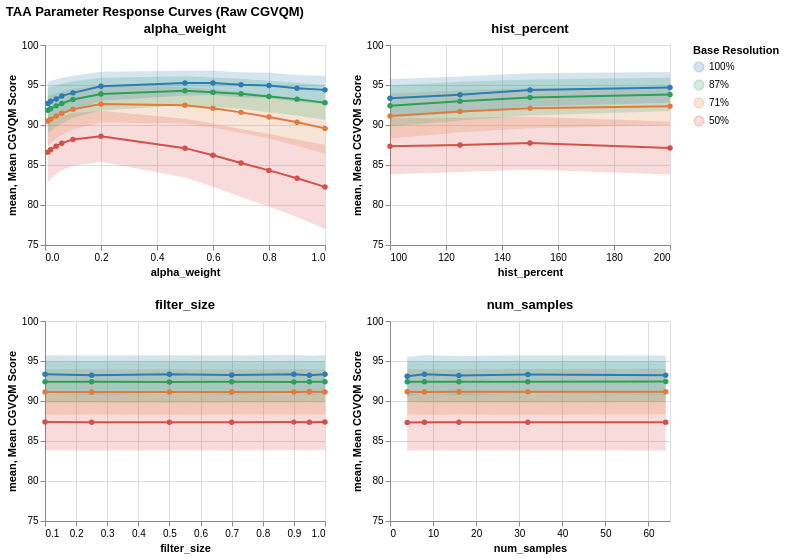

Here is the notebook cell this chart was saved with:
### Code cell
agg = df.groupby(['parameter', 'resolution', 'value'])['score'].agg(['mean', 'std', 'count']).reset_index()
agg['ci95'] = 1.96 * (agg['std'] / np.sqrt(agg['count']))
agg['resolution'] = agg['resolution'].astype(str) + '%'

y_min = (agg['mean'] - agg['ci95']).min() - 2
y_max = 100
y_scale = alt.Scale(domain=[y_min, y_max])

res_order = ['100%', '87%', '71%', '50%']
res_colors = ['#2a7db5', '#2ca05a', '#e07b3d', '#d4504a']
color_scale = alt.Scale(domain=res_order, range=res_colors)

charts = []
for param in PARAMS:
    sub = agg[agg['parameter'] == param]
    band = alt.Chart(sub).mark_errorband(opacity=0.2).encode(
        x=alt.X('value:Q', title=param),
        y=alt.Y('mean:Q', scale=y_scale),
        yError='ci95:Q',
        color=alt.Color('resolution:N', scale=color_scale, sort=res_order)
    )
    line = alt.Chart(sub).mark_line(point=True).encode(
        x=alt.X('value:Q', title=param),
        y=alt.Y('mean:Q', title='Mean CGVQM Score', scale=y_scale),
        color=alt.Color('resolution:N', title='Base Resolution', scale=color_scale, sort=res_order),
        tooltip=['resolution', 'value', alt.Tooltip('mean:Q', format='.3f'), alt.Tooltip('ci95:Q', format='.3f')]
    )
    charts.append((band + line).properties(title=f'{param}', width=280, height=200))

alt.vconcat(*[alt.hconcat(*charts[:2]), alt.hconcat(*charts[2:])]).resolve_scale(color='shared').properties(
    title='TAA Parameter Response Curves (Raw CGVQM)'
)

### Figure 1 — Vega-Lite specification as saved in the notebook (floating-point values rounded to 4 significant figures)
{"config": {"view": {"continuousWidth": 300, "continuousHeight": 300}}, "vconcat": [{"hconcat": [{"layer": [{"mark": {"type": "errorband", "opacity": 0.2}, "encoding": {"color": {"field": "resolution", "scale": {"domain": ["100%", "87%", "71%", "50%"], "range": ["#2a7db5", "#2ca05a", "#e07b3d", "#d4504a"]}, "sort": ["100%", "87%", "71%", "50%"], "type": "nominal"}, "x": {"field": "value", "title": "alpha_weight", "type": "quantitative"}, "y": {"field": "mean", "scale": {"domain": [75.0, 100]}, "type": "quantitative"}, "yError": {"field": "ci95"}}}, {"mark": {"type": "line", "point": true}, "encoding": {"color": {"field": "resolution", "scale": {"domain": ["100%", "87%", "71%", "50%"], "range": ["#2a7db5", "#2ca05a", "#e07b3d", "#d4504a"]}, "sort": ["100%", "87%", "71%", "50%"], "title": "Base Resolution", "type": "nominal"}, "tooltip": [{"field": "resolution", "type": "nominal"}, {"field": "value", "type": "quantitative"}, {"field": "mean", "format": ".3f", "type": "quantitative"}, {"field": "ci95", "format": ".3f", "type": "quantitative"}], "x": {"field": "value", "title": "alpha_weight", "type": "quantitative"}, "y": {"field": "mean", "scale": {"domain": [75.0, 100]}, "title": "Mean CGVQM Score", "type": "quantitative"}}}], "data": {"name": "data-b81af95a868a4c6c6aa70071932e6705"}, "height": 200, "title": "alpha_weight", "width": 280}, {"layer": [{"mark": {"type": "errorband", "opacity": 0.2}, "encoding": {"color": {"field": "resolution", "scale": {"domain": ["100%", "87%", "71%", "50%"], "range": ["#2a7db5", "#2ca05a", "#e07b3d", "#d4504a"]}, "sort": ["100%", "87%", "71%", "50%"], "type": "nominal"}, "x": {"field": "value", "title": "hist_percent", "type": "quantitative"}, "y": {"field": "mean", "scale": {"domain": [75.0, 100]}, "type": "quantitative"}, "yError": {"field": "ci95"}}}, {"mark": {"type": "line", "point": true}, "encoding": {"color": {"field": "resolution", "scale": {"domain": ["100%", "87%", "71%", "50%"], "range": ["#2a7db5", "#2ca05a", "#e07b3d", "#d4504a"]}, "sort": ["100%", "87%", "71%", "50%"], "title": "Base Resolution", "type": "nominal"}, "tooltip": [{"field": "resolution", "type": "nominal"}, {"field": "value", "type": "quantitative"}, {"field": "mean", "format": ".3f", "type": "quantitative"}, {"field": "ci95", "format": ".3f", "type": "quantitative"}], "x": {"field": "value", "title": "hist_percent", "type": "quantitative"}, "y": {"field": "mean", "scale": {"domain": [75.0, 100]}, "title": "Mean CGVQM Score", "type": "quantitative"}}}], "data": {"name": "data-4747661c36549960abb4008a3d53bdab"}, "height": 200, "title": "hist_percent", "width": 280}]}, {"hconcat": [{"layer": [{"mark": {"type": "errorband", "opacity": 0.2}, "encoding": {"color": {"field": "resolution", "scale": {"domain": ["100%", "87%", "71%", "50%"], "range": ["#2a7db5", "#2ca05a", "#e07b3d", "#d4504a"]}, "sort": ["100%", "87%", "71%", "50%"], "type": "nominal"}, "x": {"field": "value", "title": "filter_size", "type": "quantitative"}, "y": {"field": "mean", "scale": {"domain": [75.0, 100]}, "type": "quantitative"}, "yError": {"field": "ci95"}}}, {"mark": {"type": "line", "point": true}, "encoding": {"color": {"field": "resolution", "scale": {"domain": ["100%", "87%", "71%", "50%"], "range": ["#2a7db5", "#2ca05a", "#e07b3d", "#d4504a"]}, "sort": ["100%", "87%", "71%", "50%"], "title": "Base Resolution", "type": "nominal"}, "tooltip": [{"field": "resolution", "type": "nominal"}, {"field": "value", "type": "quantitative"}, {"field": "mean", "format": ".3f", "type": "quantitative"}, {"field": "ci95", "format": ".3f", "type": "quantitative"}], "x": {"field": "value", "title": "filter_size", "type": "quantitative"}, "y": {"field": "mean", "scale": {"domain": [75.0, 100]}, "title": "Mean CGVQM Score", "type": "quantitative"}}}], "data": {"name": "data-b53fca7729ec57640cf25d58a51ed8c3"}, "height": 200, "title": "filter_size", "width": 280}, {"layer": [{"mark": {"type": "errorband", "opacity": 0.2}, "encoding": {"color": {"field": "resolution", "scale": {"domain": ["100%", "87%", "71%", "50%"], "range": ["#2a7db5", "#2ca05a", "#e07b3d", "#d4504a"]}, "sort": ["100%", "87%", "71%", "50%"], "type": "nominal"}, "x": {"field": "value", "title": "num_samples", "type": "quantitative"}, "y": {"field": "mean", "scale": {"domain": [75.0, 100]}, "type": "quantitative"}, "yError": {"field": "ci95"}}}, {"mark": {"type": "line", "point": true}, "encoding": {"color": {"field": "resolution", "scale": {"domain": ["100%", "87%", "71%", "50%"], "range": ["#2a7db5", "#2ca05a", "#e07b3d", "#d4504a"]}, "sort": ["100%", "87%", "71%", "50%"], "title": "Base Resolution", "type": "nominal"}, "tooltip": [{"field": "resolution", "type": "nominal"}, {"field": "value", "type": "quantitative"}, {"field": "mean", "format": ".3f", "type": "quantitative"}, {"field": "ci95", "format": ".3f", "type": "quantitative"}], "x": {"field": "value", "title": "num_samples", "type": "quantitative"}, "y": {"field": "mean", "scale": {"domain": [75.0, 100]}, "title": "Mean CGVQM Score", "type": "quantitative"}}}], "data": {"name": "data-b95874e073402983296c1b00c0026eb1"}, "height": 200, "title": "num_samples", "width": 280}]}], "resolve": {"scale": {"color": "shared"}}, "title": "TAA Parameter Response Curves (Raw CGVQM)", "$schema": "https://vega.github.io/schema/vega-lite/v6.1.0.json", "datasets": {"data-b81af95a868a4c6c6aa70071932e6705": [{"parameter": "alpha_weight", "resolution": "50%", "value": 0.01, "mean": 86.58, "std": 8.617, "count": 20, "ci95": 3.777}, {"parameter": "alpha_weight", "resolution": "50%", "value": 0.02, "mean": 86.89, "std": 8.324, "count": 20, "ci95": 3.648}, {"parameter": "alpha_weight", "resolution": "50%", "value": 0.04, "mean": 87.35, "std": 8.031, "count": 20, "ci95": 3.52}, {"parameter": "alpha_weight", "resolution": "50%", "value": 0.06, "mean": 87.73, "std": 7.761, "count": 20, "ci95": 3.401}, {"parameter": "alpha_weight", "resolution": "50%", "value": 0.1, "mean": 88.2, "std": 7.508, "count": 20, "ci95": 3.29}, {"parameter": "alpha_weight", "resolution": "50%", "value": 0.2, "mean": 88.6, "std": 7.278, "count": 20, "ci95": 3.19}, {"parameter": "alpha_weight", "resolution": "50%", "value": 0.5, "mean": 87.11, "std": 8.365, "count": 20, "ci95": 3.666}, {"parameter": "alpha_weight", "resolution": "50%", "value": 0.6, "mean": 86.22, "std": 8.99, "count": 20, "ci95": 3.94}, {"parameter": "alpha_weight", "resolution": "50%", "value": 0.7, "mean": 85.26, "std": 9.699, "count": 20, "ci95": 4.251}, {"parameter": "alpha_weight", "resolution": "50%", "value": 0.8, "mean": 84.33, "std": 10.35, "count": 20, "ci95": 4.535}, {"parameter": "alpha_weight", "resolution": "50%", "value": 0.9, "mean": 83.35, "std": 11.05, "count": 20, "ci95": 4.845}, {"parameter": "alpha_weight", "resolution": "50%", "value": 1.0, "mean": 82.26, "std": 12.01, "count": 20, "ci95": 5.262}, {"parameter": "alpha_weight", "resolution": "71%", "value": 0.01, "mean": 90.51, "std": 7.026, "count": 20, "ci95": 3.079}, {"parameter": "alpha_weight", "resolution": "71%", "value": 0.02, "mean": 90.72, "std": 6.828, "count": 20, "ci95": 2.992}, {"parameter": "alpha_weight", "resolution": "71%", "value": 0.04, "mean": 91.14, "std": 6.477, "count": 20, "ci95": 2.838}, {"parameter": "alpha_weight", "resolution": "71%", "value": 0.06, "mean": 91.46, "std": 6.209, "count": 20, "ci95": 2.721}, {"parameter": "alpha_weight", "resolution": "71%", "value": 0.1, "mean": 91.97, "std": 5.808, "count": 20, "ci95": 2.545}, {"parameter": "alpha_weight", "resolution": "71%", "value": 0.2, "mean": 92.64, "std": 5.276, "count": 20, "ci95": 2.312}, {"parameter": "alpha_weight", "resolution": "71%", "value": 0.5, "mean": 92.46, "std": 5.221, "count": 20, "ci95": 2.288}, {"parameter": "alpha_weight", "resolution": "71%", "value": 0.6, "mean": 92.08, "std": 5.46, "count": 20, "ci95": 2.393}, {"parameter": "alpha_weight", "resolution": "71%", "value": 0.7, "mean": 91.58, "std": 5.789, "count": 20, "ci95": 2.537}, {"parameter": "alpha_weight", "resolution": "71%", "value": 0.8, "mean": 91.01, "std": 6.17, "count": 20, "ci95": 2.704}, {"parameter": "alpha_weight", "resolution": "71%", "value": 0.9, "mean": 90.33, "std": 6.647, "count": 20, "ci95": 2.913}, {"parameter": "alpha_weight", "resolution": "71%", "value": 1.0, "mean": 89.58, "std": 7.215, "count": 20, "ci95": 3.162}, {"parameter": "alpha_weight", "resolution": "87%", "value": 0.01, "mean": 91.84, "std": 6.427, "count": 20, "ci95": 2.817}, {"parameter": "alpha_weight", "resolution": "87%", "value": 0.02, "mean": 92.03, "std": 6.263, "count": 20, "ci95": 2.745}, {"parameter": "alpha_weight", "resolution": "87%", "value": 0.04, "mean": 92.39, "std": 5.894, "count": 20, "ci95": 2.583}, {"parameter": "alpha_weight", "resolution": "87%", "value": 0.06, "mean": 92.68, "std": 5.668, "count": 20, "ci95": 2.484}, {"parameter": "alpha_weight", "resolution": "87%", "value": 0.1, "mean": 93.18, "std": 5.222, "count": 20, "ci95": 2.289}, {"parameter": "alpha_weight", "resolution": "87%", "value": 0.2, "mean": 93.87, "std": 4.679, "count": 20, "ci95": 2.051}, {"parameter": "alpha_weight", "resolution": "87%", "value": 0.5, "mean": 94.28, "std": 4.121, "count": 20, "ci95": 1.806}, {"parameter": "alpha_weight", "resolution": "87%", "value": 0.6, "mean": 94.09, "std": 4.205, "count": 20, "ci95": 1.843}, {"parameter": "alpha_weight", "resolution": "87%", "value": 0.7, "mean": 93.91, "std": 4.271, "count": 20, "ci95": 1.872}, {"parameter": "alpha_weight", "resolution": "87%", "value": 0.8, "mean": 93.57, "std": 4.491, "count": 20, "ci95": 1.968}, {"parameter": "alpha_weight", "resolution": "87%", "value": 0.9, "mean": 93.23, "std": 4.674, "count": 20, "ci95": 2.048}, {"parameter": "alpha_weight", "resolution": "87%", "value": 1.0, "mean": 92.79, "std": 4.969, "count": 20, "ci95": 2.178}, {"parameter": "alpha_weight", "resolution": "100%", "value": 0.01, "mean": 92.7, "std": 6.103, "count": 20, "ci95": 2.675}, {"parameter": "alpha_weight", "resolution": "100%", "value": 0.02, "mean": 92.98, "std": 5.81, "count": 20, "ci95": 2.546}, {"parameter": "alpha_weight", "resolution": "100%", "value": 0.04, "mean": 93.24, "std": 5.563, "count": 20, "ci95": 2.438}, {"parameter": "alpha_weight", "resolution": "100%", "value": 0.06, "mean": 93.64, "std": 5.187, "count": 20, "ci95": 2.273}, {"parameter": "alpha_weight", "resolution": "100%", "value": 0.1, "mean": 94.02, "std": 4.87, "count": 20, "ci95": 2.134}, {"parameter": "alpha_weight", "resolution": "100%", "value": 0.2, "mean": 94.84, "std": 4.134, "count": 20, "ci95": 1.812}, {"parameter": "alpha_weight", "resolution": "100%", "value": 0.5, "mean": 95.24, "std": 3.559, "count": 20, "ci95": 1.56}, {"parameter": "alpha_weight", "resolution": "100%", "value": 0.6, "mean": 95.26, "std": 3.456, "count": 20, "ci95": 1.514}, {"parameter": "alpha_weight", "resolution": "100%", "value": 0.7, "mean": 95.03, "std": 3.588, "count": 20, "ci95": 1.573}, {"parameter": "alpha_weight", "resolution": "100%", "value": 0.8, "mean": 94.94, "std": 3.614, "count": 20, "ci95": 1.584}, {"parameter": "alpha_weight", "resolution": "100%", "value": 0.9, "mean": 94.58, "std": 3.833, "count": 20, "ci95": 1.68}, {"parameter": "alpha_weight", "resolution": "100%", "value": 1.0, "mean": 94.39, "std": 3.944, "count": 20, "ci95": 1.728}], "data-4747661c36549960abb4008a3d53bdab": [{"parameter": "hist_percent", "resolution": "50%", "value": 100.0, "mean": 87.35, "std": 8.034, "count": 20, "ci95": 3.521}, {"parameter": "hist_percent", "resolution": "50%", "value": 125.0, "mean": 87.51, "std": 7.734, "count": 20, "ci95": 3.39}, {"parameter": "hist_percent", "resolution": "50%", "value": 150.0, "mean": 87.74, "std": 7.511, "count": 20, "ci95": 3.292}, {"parameter": "hist_percent", "resolution": "50%", "value": 200.0, "mean": 87.12, "std": 7.581, "count": 20, "ci95": 3.323}, {"parameter": "hist_percent", "resolution": "71%", "value": 100.0, "mean": 91.13, "std": 6.466, "count": 20, "ci95": 2.834}, {"parameter": "hist_percent", "resolution": "71%", "value": 125.0, "mean": 91.7, "std": 6.041, "count": 20, "ci95": 2.648}, {"parameter": "hist_percent", "resolution": "71%", "value": 150.0, "mean": 92.09, "std": 5.707, "count": 20, "ci95": 2.501}, {"parameter": "hist_percent", "resolution": "71%", "value": 200.0, "mean": 92.35, "std": 5.356, "count": 20, "ci95": 2.348}, {"parameter": "hist_percent", "resolution": "87%", "value": 100.0, "mean": 92.41, "std": 5.883, "count": 20, "ci95": 2.578}, {"parameter": "hist_percent", "resolution": "87%", "value": 125.0, "mean": 92.98, "std": 5.521, "count": 20, "ci95": 2.42}, {"parameter": "hist_percent", "resolution": "87%", "value": 150.0, "mean": 93.45, "std": 5.137, "count": 20, "ci95": 2.251}, {"parameter": "hist_percent", "resolution": "87%", "value": 200.0, "mean": 93.82, "std": 4.748, "count": 20, "ci95": 2.081}, {"parameter": "hist_percent", "resolution": "100%", "value": 100.0, "mean": 93.34, "std": 5.465, "count": 20, "ci95": 2.395}, {"parameter": "hist_percent", "resolution": "100%", "value": 125.0, "mean": 93.77, "std": 5.213, "count": 20, "ci95": 2.285}, {"parameter": "hist_percent", "resolution": "100%", "value": 150.0, "mean": 94.38, "std": 4.743, "count": 20, "ci95": 2.079}, {"parameter": "hist_percent", "resolution": "100%", "value": 200.0, "mean": 94.7, "std": 4.375, "count": 20, "ci95": 1.917}], "data-b53fca7729ec57640cf25d58a51ed8c3": [{"parameter": "filter_size", "resolution": "50%", "value": 0.1, "mean": 87.36, "std": 8.002, "count": 20, "ci95": 3.507}, {"parameter": "filter_size", "resolution": "50%", "value": 0.25, "mean": 87.34, "std": 8.042, "count": 20, "ci95": 3.525}, {"parameter": "filter_size", "resolution": "50%", "value": 0.5, "mean": 87.36, "std": 8.002, "count": 20, "ci95": 3.507}, {"parameter": "filter_size", "resolution": "50%", "value": 0.7, "mean": 87.34, "std": 8.04, "count": 20, "ci95": 3.524}, {"parameter": "filter_size", "resolution": "50%", "value": 0.9, "mean": 87.36, "std": 7.985, "count": 20, "ci95": 3.499}, {"parameter": "filter_size", "resolution": "50%", "value": 0.95, "mean": 87.36, "std": 8.027, "count": 20, "ci95": 3.518}, {"parameter": "filter_size", "resolution": "50%", "value": 1.0, "mean": 87.38, "std": 7.978, "count": 20, "ci95": 3.496}, {"parameter": "filter_size", "resolution": "71%", "value": 0.1, "mean": 91.12, "std": 6.488, "count": 20, "ci95": 2.844}, {"parameter": "filter_size", "resolution": "71%", "value": 0.25, "mean": 91.14, "std": 6.458, "count": 20, "ci95": 2.83}, {"parameter": "filter_size", "resolution": "71%", "value": 0.5, "mean": 91.14, "std": 6.48, "count": 20, "ci95": 2.84}, {"parameter": "filter_size", "resolution": "71%", "value": 0.7, "mean": 91.13, "std": 6.462, "count": 20, "ci95": 2.832}, {"parameter": "filter_size", "resolution": "71%", "value": 0.9, "mean": 91.14, "std": 6.47, "count": 20, "ci95": 2.835}, {"parameter": "filter_size", "resolution": "71%", "value": 0.95, "mean": 91.14, "std": 6.451, "count": 20, "ci95": 2.827}, {"parameter": "filter_size", "resolution": "71%", "value": 1.0, "mean": 91.13, "std": 6.473, "count": 20, "ci95": 2.837}, {"parameter": "filter_size", "resolution": "87%", "value": 0.1, "mean": 92.39, "std": 5.907, "count": 20, "ci95": 2.589}, {"parameter": "filter_size", "resolution": "87%", "value": 0.25, "mean": 92.41, "std": 5.887, "count": 20, "ci95": 2.58}, {"parameter": "filter_size", "resolution": "87%", "value": 0.5, "mean": 92.38, "std": 5.91, "count": 20, "ci95": 2.59}, {"parameter": "filter_size", "resolution": "87%", "value": 0.7, "mean": 92.4, "std": 5.882, "count": 20, "ci95": 2.578}, {"parameter": "filter_size", "resolution": "87%", "value": 0.9, "mean": 92.39, "std": 5.914, "count": 20, "ci95": 2.592}, {"parameter": "filter_size", "resolution": "87%", "value": 0.95, "mean": 92.41, "std": 5.878, "count": 20, "ci95": 2.576}, {"parameter": "filter_size", "resolution": "87%", "value": 1.0, "mean": 92.4, "std": 5.925, "count": 20, "ci95": 2.597}, {"parameter": "filter_size", "resolution": "100%", "value": 0.1, "mean": 93.33, "std": 5.468, "count": 20, "ci95": 2.396}, {"parameter": "filter_size", "resolution": "100%", "value": 0.25, "mean": 93.23, "std": 5.568, "count": 20, "ci95": 2.44}, {"parameter": "filter_size", "resolution": "100%", "value": 0.5, "mean": 93.34, "std": 5.462, "count": 20, "ci95": 2.394}, {"parameter": "filter_size", "resolution": "100%", "value": 0.7, "mean": 93.25, "std": 5.55, "count": 20, "ci95": 2.432}, {"parameter": "filter_size", "resolution": "100%", "value": 0.9, "mean": 93.34, "std": 5.465, "count": 20, "ci95": 2.395}, {"parameter": "filter_size", "resolution": "100%", "value": 0.95, "mean": 93.22, "std": 5.567, "count": 20, "ci95": 2.44}, {"parameter": "filter_size", "resolution": "100%", "value": 1.0, "mean": 93.33, "std": 5.467, "count": 20, "ci95": 2.396}], "data-b95874e073402983296c1b00c0026eb1": [{"parameter": "num_samples", "resolution": "50%", "value": 4.0, "mean": 87.31, "std": 8.03, "count": 20, "ci95": 3.519}, {"parameter": "num_samples", "resolution": "50%", "value": 8.0, "mean": 87.35, "std": 8.0, "count": 20, "ci95": 3.506}, {"parameter": "num_samples", "resolution": "50%", "value": 16.0, "mean": 87.33, "std": 8.054, "count": 20, "ci95": 3.53}, {"parameter": "num_samples", "resolution": "50%", "value": 32.0, "mean": 87.35, "std": 7.994, "count": 20, "ci95": 3.503}, {"parameter": "num_samples", "resolution": "50%", "value": 64.0, "mean": 87.33, "std": 8.044, "count": 20, "ci95": 3.525}, {"parameter": "num_samples", "resolution": "71%", "value": 4.0, "mean": 91.16, "std": 6.46, "count": 20, "ci95": 2.831}, {"parameter": "num_samples", "resolution": "71%", "value": 8.0, "mean": 91.13, "std": 6.479, "count": 20, "ci95": 2.84}, {"parameter": "num_samples", "resolution": "71%", "value": 16.0, "mean": 91.15, "std": 6.467, "count": 20, "ci95": 2.834}, {"parameter": "num_samples", "resolution": "71%", "value": 32.0, "mean": 91.14, "std": 6.491, "count": 20, "ci95": 2.845}, {"parameter": "num_samples", "resolution": "71%", "value": 64.0, "mean": 91.16, "std": 6.457, "count": 20, "ci95": 2.83}, {"parameter": "num_samples", "resolution": "87%", "value": 4.0, "mean": 92.41, "std": 5.878, "count": 20, "ci95": 2.576}, {"parameter": "num_samples", "resolution": "87%", "value": 8.0, "mean": 92.4, "std": 5.904, "count": 20, "ci95": 2.588}, {"parameter": "num_samples", "resolution": "87%", "value": 16.0, "mean": 92.41, "std": 5.898, "count": 20, "ci95": 2.585}, {"parameter": "num_samples", "resolution": "87%", "value": 32.0, "mean": 92.42, "std": 5.912, "count": 20, "ci95": 2.591}, {"parameter": "num_samples", "resolution": "87%", "value": 64.0, "mean": 92.43, "std": 5.888, "count": 20, "ci95": 2.581}, {"parameter": "num_samples", "resolution": "100%", "value": 4.0, "mean": 93.09, "std": 5.554, "count": 20, "ci95": 2.434}, {"parameter": "num_samples", "resolution": "100%", "value": 8.0, "mean": 93.33, "std": 5.469, "count": 20, "ci95": 2.397}, {"parameter": "num_samples", "resolution": "100%", "value": 16.0, "mean": 93.19, "std": 5.579, "count": 20, "ci95": 2.445}, {"parameter": "num_samples", "resolution": "100%", "value": 32.0, "mean": 93.32, "std": 5.492, "count": 20, "ci95": 2.407}, {"parameter": "num_samples", "resolution": "100%", "value": 64.0, "mean": 93.23, "std": 5.599, "count": 20, "ci95": 2.454}]}}
